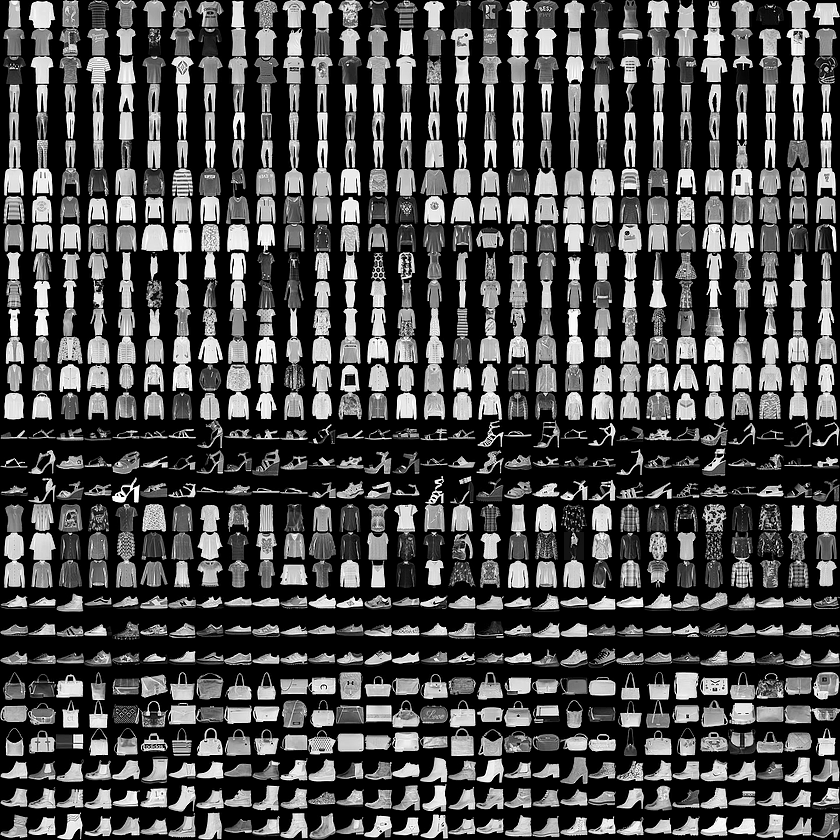
#> input picture datasets/fashion.png, 840 x 840 px
$ jupyter execute 4-Machine-Learning.ipynb   (older library calls are emulated)
#> lines starting #> are read from the running program, lines starting #| are printed output that depends on the picture; long printed decimals are rounded
[cell 1]
import cv2
import numpy as np
import matplotlib.pyplot as plt
from sklearn.decomposition import PCA

# Importing Image

[cell 2]
# mnist = cv2.imread('../datasets/digits.png', 0)
mnist = cv2.imread('../datasets/fashion.png', 0)
#> mnist is the input picture: shape (840, 840); min 0, max 255, mean 72
mnist.shape
#> Out = (840, 840)

### Getting Shape

[cell 3]
# 50 images column 100 images row

# images = np.array([np.hsplit(row, 100) for row in np.vsplit(mnist, 50)], dtype = np.float32)
images = np.array([np.hsplit(row, 30) for row in np.vsplit(mnist, 30)], dtype = np.float32)
images.shape
#> Out = (30, 30, 28, 28)

### Train and Test  Features

[cell 4]
# train_features = images[:,:50].reshape(-1, (20 * 20))

# test_features = images[:, 50:100].reshape(-1, (20 * 20))

train_features = images[:,:15].reshape(-1, (28 * 28))
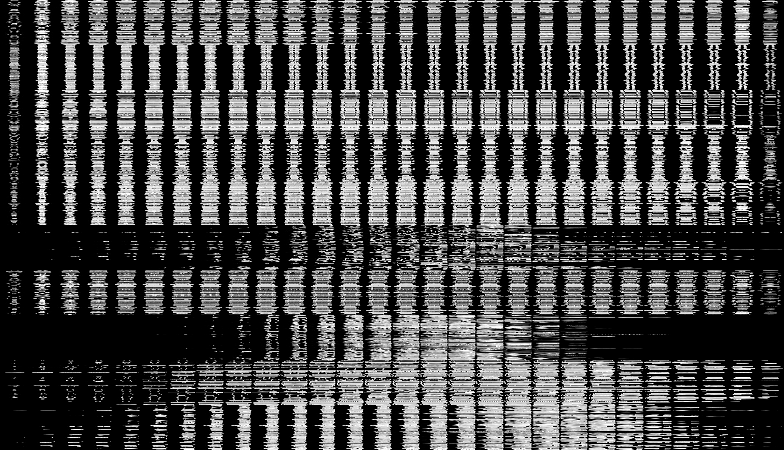
#> train_features: shape (450, 784) float32; min 0, max 255, mean 72.1

test_features = images[:, 15:30].reshape(-1, (28 * 28))
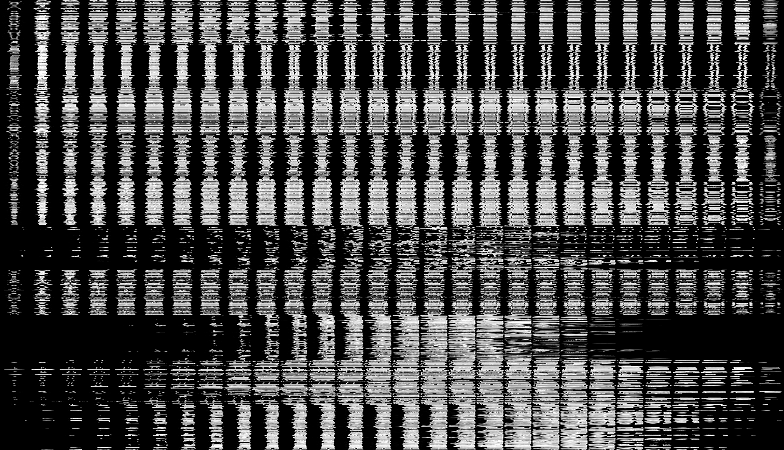
#> test_features: shape (450, 784) float32; min 0, max 255, mean 71.9

### Create Labels

[cell 5]
# k = np.arange(10)
# train_labels = np.repeat(k, 250).reshape(-1, 1)
# test_labels = train_labels.copy()

k = np.arange(10)
train_labels = np.repeat(k, 45).reshape(-1, 1)
test_labels = train_labels.copy()

### Create KNN

[cell 6]
knn = cv2.ml.KNearest_create()
knn.train(train_features, cv2.ml.ROW_SAMPLE, train_labels)
#> Out = True

### Using the trained KNN

[cell 7]
#use K = 3
ret, result, neighbors, dist = knn.findNearest(test_features, 3)
#> ret = 0; result = 450 values, max 9 at index 317, min 0 at index 0, mean 4.34; neighbors = 450 rows, first 8: [0, 0, 0], [6, 0, 0], [0, 0, 0], [0, 0, 0], [0, 0, 0], [0, 0, 0], [6, 0, 0], [3, 3, 6]; dist = 450 rows, first 8: [872259, 1543025, 1853283], [1080046, 1155153, 1236721], [1659056, 2062361, 2181437], [1348469, 2337471, 2410412], [1392672, 1535544, 1627009], [564783, 880707, 1224509], [545597, 766249, 828993], [1533934, 1561435, 1576123]

### Measure Model Accuracy

[cell 8]
#check if results are correct
matches = np.equal(result, test_labels)
#convert bool to int
matches = matches.astype(np.int)
#> matches = 450 values, max 1 at index 0, min 0 at index 7, mean 0.709
#
correct = np.count_nonzero(matches)
#> correct = 319
accuracy = (correct * 100.00) / result.size
#> accuracy = 70.89

#display knn accuracy
print(accuracy)
#| 70.889

# SVM

[cell 9]
svm = cv2.ml.SVM_create()

[cell 10]
svm.setKernel(cv2.ml.SVM_LINEAR)
svm.setC(2.67)
svm.setGamma(5.383)
svm.setType(cv2.ml.SVM_C_SVC)

### Training the SVM

[cell 11]
svm.train(train_features, cv2.ml.ROW_SAMPLE, train_labels)
#> Out = True

[cell 12]
result = svm.predict(test_features)

### Getting the Accuracy for SVM

[cell 13]
matches = np.equal(result[1], test_labels)
matches = matches.astype(np.int)
#> matches = 450 values, max 1 at index 0, min 0 at index 1, mean 0.747
correct = np.count_nonzero(matches)
#> correct = 336
accuracy = (correct * 100.00) / result[1].size
#> accuracy = 74.67

[cell 14]
print("Accuracy: {}".format(accuracy))
#| Accuracy: 74.667

### Mean Normalization

[cell 15]
image_1 = cv2.imread('../datasets/digits.png', 0)
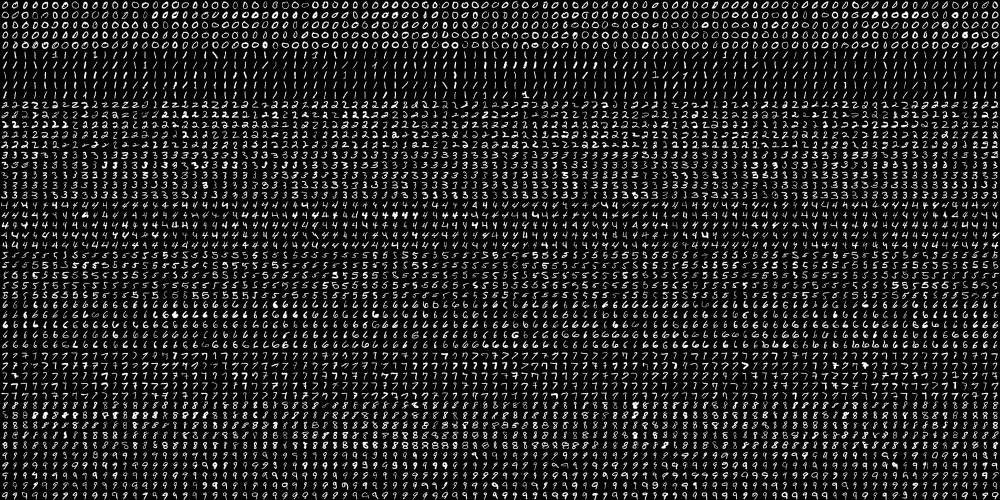
#> input picture datasets/digits.png, 2000 x 1000 px (shown at 1/2 size)
#> image_1 is the input picture: shape (1000, 2000); min 0, max 255, mean 33.8
images1 = np.array([np.hsplit(row, 100) for row in np.vsplit(image_1, 50)], dtype = np.float32)

image_2 = cv2.imread('../datasets/fashion.png', 0)
images2 = np.array([np.hsplit(row, 30) for row in np.vsplit(image_2, 30)], dtype = np.float32)

train_features_1 = images1[:,:50].reshape(-1, (20 * 20)) #Digits
train_features_2 = images2[:,:15].reshape(-1, (28 * 28)) #Fashion

test_features_1 = images1[:, 50:100].reshape(-1, (20 * 20))
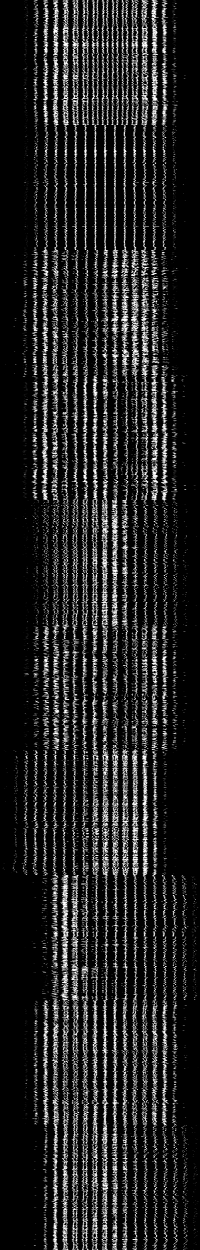
#> test_features_1: shape (2500, 400) float32 (shown at 1/2 size); min 0, max 255, mean 33.8
test_features_2 = images2[:, 15:30].reshape(-1, (28 * 28))

#Normalizing
train_features_1 -= np.mean(train_features_1, axis = 0)
test_features_1 -= np.mean(test_features_1, axis = 0)
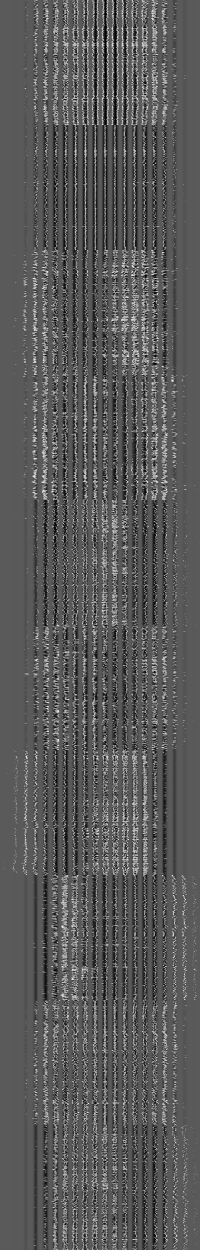
#> test_features_1: shape (2500, 400) float32 (shown at 1/2 size); min -139.5, max 254.8, mean 0; drawn with min black and max white

[cell 16]
#KNN
k_1 = np.arange(10)
train_labels_1 = np.repeat(k_1, 250).reshape(-1, 1)
test_labels_1 = train_labels_1.copy()
knn_1 = cv2.ml.KNearest_create()
knn_1.train(train_features_1, cv2.ml.ROW_SAMPLE, train_labels_1)

k_2 = np.arange(10)
train_labels_2 = np.repeat(k_2, 45).reshape(-1, 1)
test_labels_2 = train_labels_2.copy()
knn_2 = cv2.ml.KNearest_create()
knn_2.train(train_features_2, cv2.ml.ROW_SAMPLE, train_labels_2)
#> Out = True

[cell 17]
#use K = 3
ret, result, neighbors, dist = knn_1.findNearest(test_features_1, 3)
#> result = 2500 values, max 9 at index 537, min 0 at index 0, mean 4.46; neighbors = 2500 rows, first 8: [0, 0, 0], [0, 0, 0], [0, 0, 0], [0, 0, 5], [0, 0, 0], [0, 0, 0], [0, 0, 0], [6, 0, 0]; dist = 2500 rows, first 8: [368646, 600583, 604293.7], [791353.4, 953937.1, 1054564.2], [534632.6, 655183.1, 680460.7], [938947.9, 958409.4, 1054882.6], [813932.7, 846279.9, 877338.9], [387200.1, 679784.1, 720456.7], [562805.8, 936582.4, 955304.4], [686158, 1135334.6, 1260657.5]

#Accuracy
#check if results are correct
matches = np.equal(result, test_labels_1)
#convert bool to int
matches = matches.astype(np.int)
#> matches = 2500 values, max 1 at index 0, min 0 at index 115, mean 0.916
#
correct = np.count_nonzero(matches)
#> correct = 2289
accuracy = (correct * 100.00) / result.size
#> accuracy = 91.56

#display knn accuracy
print(accuracy)
#| 91.56

### Using PCA in two images

[cell 18]
image_1 = cv2.imread('../datasets/digits.png', 0)
images1 = np.array([np.hsplit(row, 100) for row in np.vsplit(image_1, 50)], dtype = np.float32)

image_2 = cv2.imread('../datasets/fashion.png', 0)
images2 = np.array([np.hsplit(row, 30) for row in np.vsplit(image_2, 30)], dtype = np.float32)

[cell 19]
train_features_1 = images1[:,:50].reshape(-1, (20 * 20)) #Digits
test_features_1 = images1[:, 50:100].reshape(-1, (20 * 20))

train_features_2 = images2[:,:15].reshape(-1, (28 * 28)) #Fashion
test_features_2 = images2[:, 15:30].reshape(-1, (28 * 28))

[cell 20]
# pca_1 = PCA(n_components = images1.shape[1])
# pca_2 = PCA(n_components = images2.shape[1])

print(images1.shape[1])
#| 100
print(images2.shape[1])
#| 30
pca_1 = PCA(n_components = 100)
pca_2 = PCA(n_components = 100)

### Plotting PCA

[cell 21]
#digits
pca_1.fit(train_features_1)
plt.plot(np.cumsum(pca_1.explained_variance_ratio_))
plt.xlabel('Number of Components')
plt.ylabel('Cumulative Explained Variance')
plt.imshow(images1[0,0], cmap='gray')
plt.show

#fashion
pca_2.fit(train_features_2)
plt.plot(np.cumsum(pca_2.explained_variance_ratio_))
plt.xlabel('Number of Components')
plt.ylabel('Cumulative Explained Variance')
plt.show

[cell 22]
#Plotting image digit
plt.imshow(images1[0,0], cmap='gray')

[cell 23]
#Plotting image fashion
plt.imshow(images2[0,0], cmap='gray')

[cell 24]
#Transform

train_features_1 = pca_1.transform(train_features_1)
#> train_features_1: shape (2500, 100) float32
test_features_1 = pca_1.transform(test_features_1)
#> test_features_1: shape (2500, 100) float32


train_features_2 = pca_2.transform(train_features_2)
test_features_2 = pca_2.transform(test_features_2)
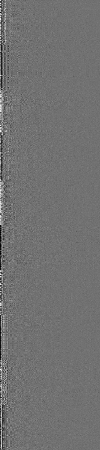
#> test_features_2: shape (450, 100) float32; min -1874, max 2324.1, mean -1; drawn with min black and max white

[cell 25]
inverse_pca_1 = pca_1.inverse_transform(train_features_1)
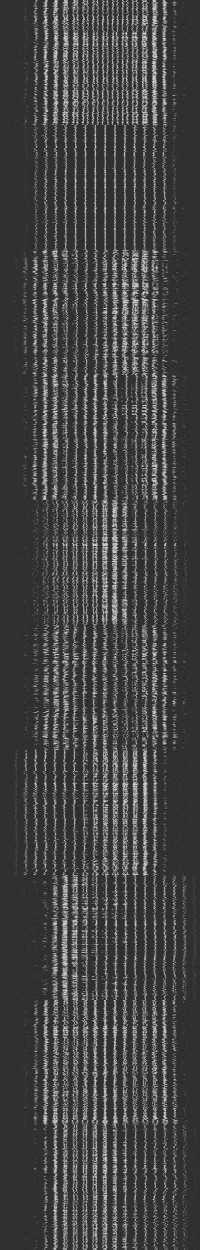
#> inverse_pca_1: shape (2500, 400) float32 (shown at 1/2 size); min -80.5, max 346.2, mean 33.8; drawn with min black and max white
inverse_pca_1.shape
plt.imshow(inverse_pca_1[0].reshape(20,20), cmap = 'gray')
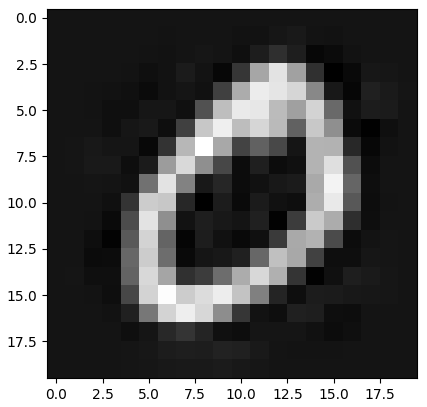
#> figure drawn by matplotlib, 1 panel

[cell 26]
inverse_pca_2 = pca_2.inverse_transform(train_features_2)
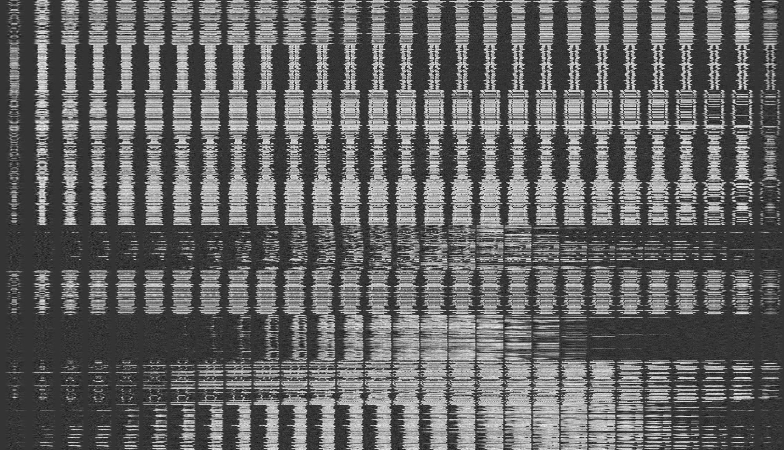
#> inverse_pca_2: shape (450, 784) float32; min -80.78, max 310.8, mean 72.1; drawn with min black and max white
inverse_pca_2.shape
plt.imshow(inverse_pca_2[0].reshape(28,28), cmap = 'gray')
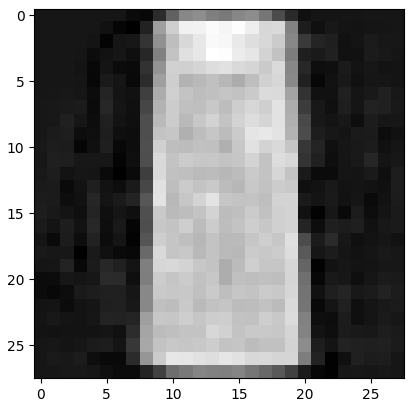
#> figure drawn by matplotlib, 1 panel
